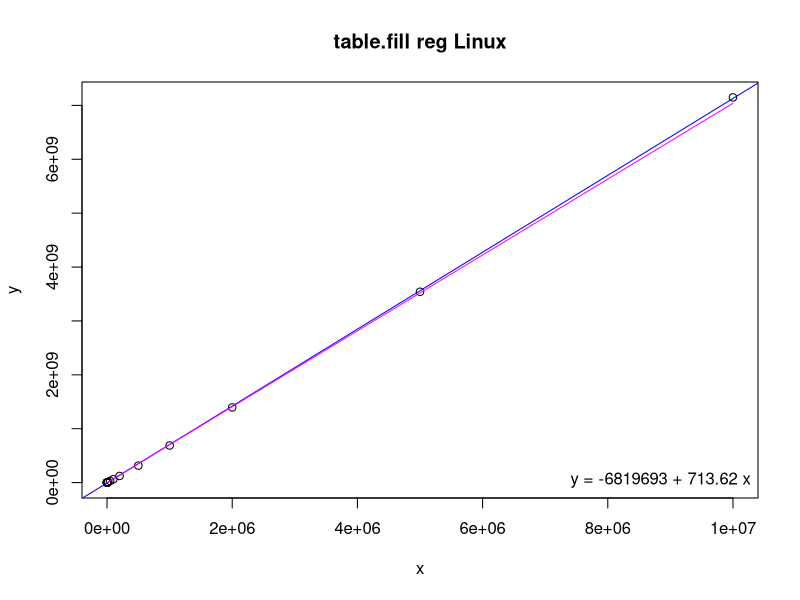
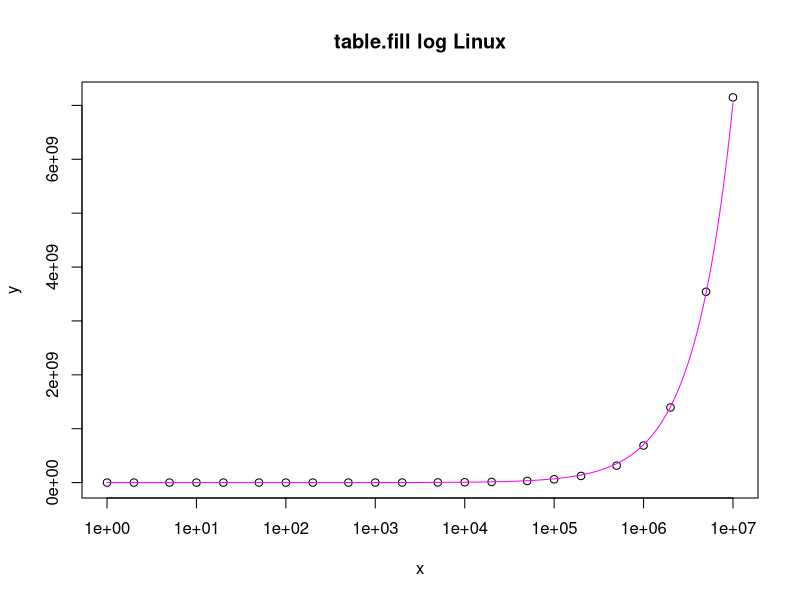

Reproduce these figures in R, in order.
# Input data
x <- c(1,2,5,10,20,50,100,200,500,1000,2000,5000,10000,20000,50000,100000,200000,500000,1000000,2000000,5000000,9999999)
y <- c(100330,101660,104070,108470,115510,133870,170110,224540,380670,664690,1288100,3198300,6231800,12398000,30921000,61726000,123530000,315340000,688420000,1394600000,3541400000,7148300000)

# Linear regression
model <- lm(y ~ x)
coefs <- coef(model)

# Print regression coefficients
print(coefs)

# Estimating function
fe <- function(x) {
  80000 + (((x + 64 - 1) / 64) * 45056)
}

# Estimated values
xe <- seq(1, 10000000, by = 1000)
ye <- fe(xe)

png("table-fill-reg.png")
plot(x, y, main = "table.fill reg Linux")
abline(model, col = "blue")
lines(xe, ye, col = "magenta")
legend("bottomright", legend = sprintf("y = %.0f + %.2f x", coefs[1], coefs[2]), bty = "n")

png("table-fill-log.png")
plot(x, y, log = "x", main = "table.fill log Linux")
lines(xe, ye, col = "magenta")
